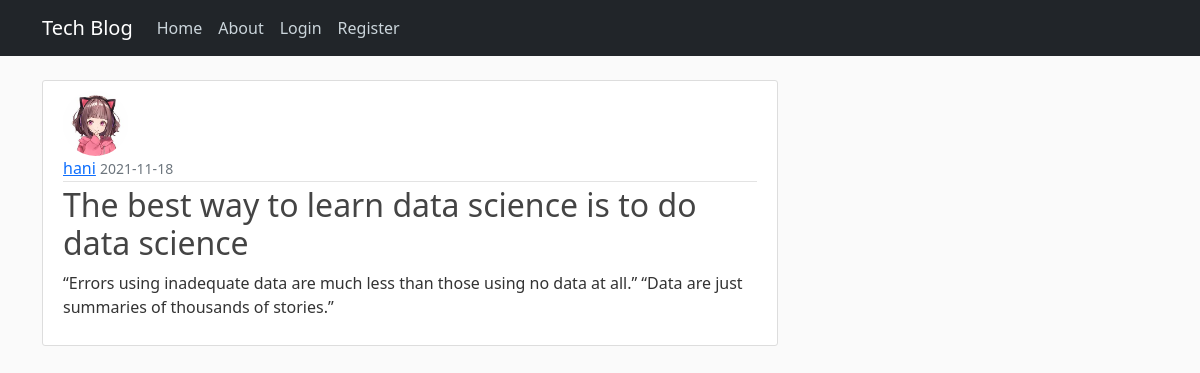
/post/1, run on the app's committed database.
### flaskblog/models.py (models this page shows, shortened)
class User(db.Model, UserMixin):
    id = db.Column(db.Integer, primary_key=True)
    username = db.Column(db.String(20), unique=True, nullable=False)
    email = db.Column(db.String(120), unique=True, nullable=False)
    image_file = db.Column(db.String(20), nullable=False, default='default.png')
    password = db.Column(db.String(60), nullable=False)
    posts = db.relationship('Post', backref='author', lazy=True)

class Post(db.Model):
    id = db.Column(db.Integer, primary_key=True)
    title = db.Column(db.String(100), nullable=False)
    date_posted = db.Column(db.DateTime, nullable=False, default=datetime.utcnow)
    content = db.Column(db.Text, nullable=False)
    user_id = db.Column(db.Integer, db.ForeignKey('user.id'), nullable=False)

### flaskblog/routes.py (the view)
@app.route("/post/<int:post_id>")
def post(post_id):
    post = Post.query.get_or_404(post_id)
    return render_template('post.html', title=post.title, post=post)

### flaskblog/templates/post.html (shortened to what this page needs)
{% extends "layout.html" %}
{% block content %}
  <article class="media content-section">
    <img class="rounded-circle article-img" src="{{ url_for('static', filename='profile_pics/' + post.author.image_file) }}">
    <div class="media-body">
      <div class="article-metadata">
        <a class="mr-2" href="{{ url_for('user_posts', username=post.author.username) }}">{{ post.author.username }}</a>
        <small class="text-muted">{{ post.date_posted.strftime('%Y-%m-%d') }}</small>
      </div>
      <h2 class="article-title">{{ post.title }}</h2>
      <p class="article-content">{{ post.content }}</p>
    </div>
  </article>
{% endblock content %}

### flaskblog/static/main.css (style rules this page uses)
body { background: #fafafa; color: #333333; margin-top: 5rem; }
h1, h2, h3, h4, h5, h6 { color: #444444; }
.content-section { background: #ffffff; padding: 10px 20px; border: 1px solid #dddddd; border-radius: 3px; margin-bottom: 20px; }
.article-title { color: #444444; }
.article-content { white-space: pre-line; }
.article-img { height: 65px; width: 65px; margin-right: 16px; }
.article-metadata { padding-bottom: 1px; margin-bottom: 4px; border-bottom: 1px solid #e3e3e3 }

### data on the page
User: image_file (picture), author.username "hani"
Post: date_posted "2021-11-18", title "The best way to learn data science is to do data science", content "“Errors using inadequate data are much less than those using no data at all.” “Data are just summaries of thousands of stories.”"
